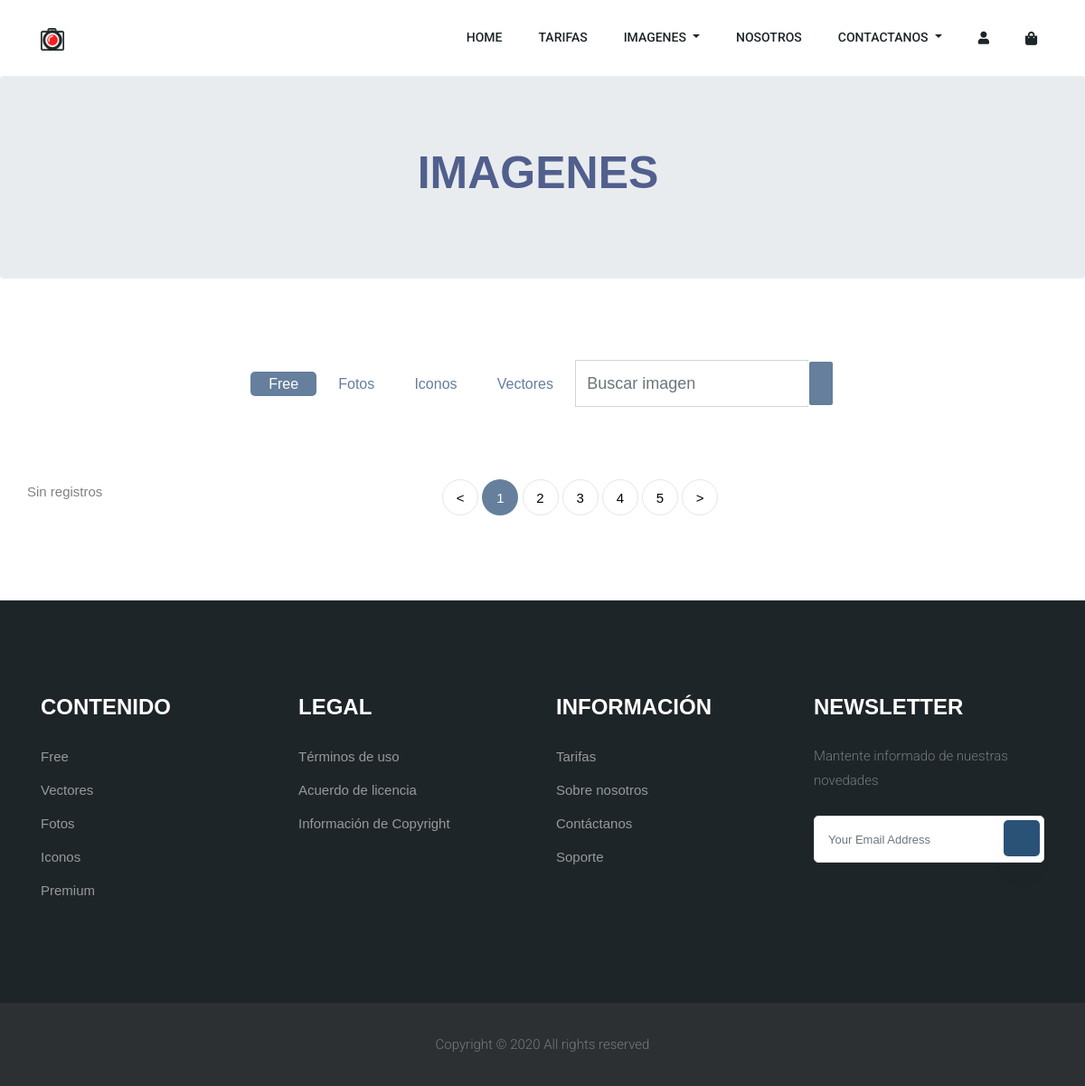
The app's page /WebPageCode/shop.php, older data.
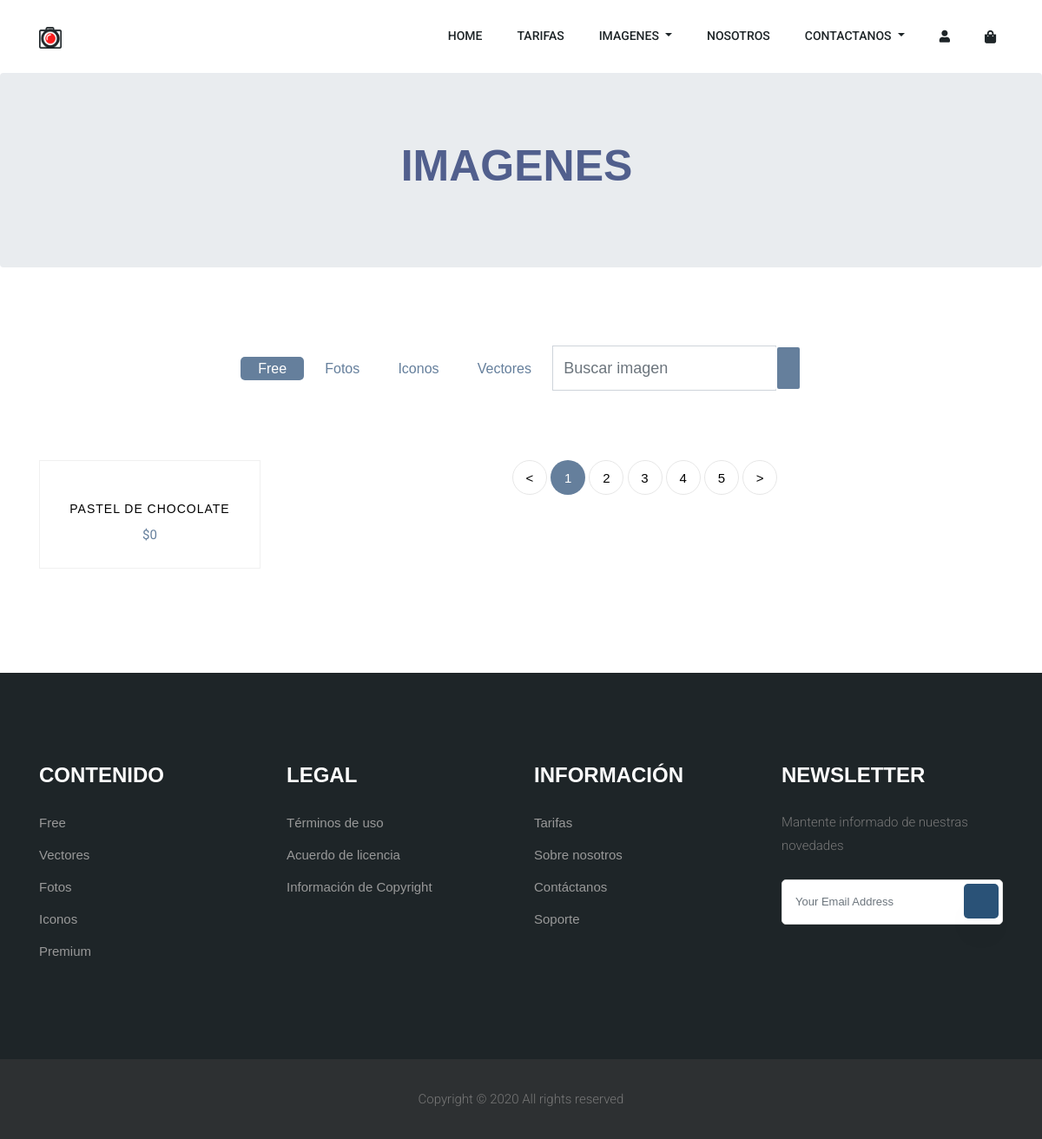
The same page, newer data.
### tables this page shows
CREATE TABLE `producto` (
  `Id_Producto` int(11) NOT NULL,
  `Nombre_Producto` varchar(45) NOT NULL,
  `Descr_Producto` varchar(45) NOT NULL,
  `Imagen_Producto` varchar(45) NOT NULL,
  `Vistas` int(11) NOT NULL,
  `Calificacion` int(11) NOT NULL,
  `Precio` float NOT NULL
);

### WebPageCode/shop.php (the view, shortened to what this page needs)
<?php
  $con=conectarBD();
?>
<!DOCTYPE html>
<html lang="en">
<head>
    <link rel="stylesheet" href="css/bootstrap.min.css">
    <link rel="stylesheet" href="css/animate.css">
    <link rel="stylesheet" href="css/owl.carousel.min.css">
    <link rel="stylesheet" href="css/all.css">
    <link rel="stylesheet" href="css/flaticon.css">
    <link rel="stylesheet" href="css/themify-icons.css">
    <link rel="stylesheet" href="css/swiper.min.css">
    <link rel="stylesheet" href="css/magnific-popup.css">
    <link rel="stylesheet" href="css/slick.css">
    <link rel="stylesheet" href="css/style.css">
</head>
<body>
    <?php include('header.php'); ?>
     <section class="breadcrumb breadcrumb_bg">
        <div class="container">
            <div class="row">
                <div class="col-lg-12">
                    <div class="breadcrumb_iner text-center">
                        <div class="breadcrumb_iner_item">
                            <h2>Imagenes <span></span></h2>
                        </div>
                    </div>
                </div>
            </div>
        </div>
    </section>
    <section class="ftco-section">
    	<div class="container">
    		<div class="row justify-content-center">
    			<div class="col-md-10 mb-5 text-center">
    				<ul class="product-category">
    					<li><a href="#" class="active">Free</a></li>
    					<li><a href="#">Fotos</a></li>
    					<li><a href="#">Iconos</a></li>
    					<li><a href="#">Vectores</a></li>
              <li> <form action="buscador.php" method="POST">
        <div class="form-group">
        <div class="input-group ">
        <input type="text" class="form-control" name="busqueda" placeholder='Buscar imagen'
            onfocus="this.placeholder = ''"
            onblur="this.placeholder = 'Buscar imagen'">
         <div class="input-group-append">
            <button class="button rounded-1 primary-bg text-white  btn_1"
            type="submit"> <i class="ti-search"></i> </button>
        </div>
        </div>
        </div>
    </form>
            </li>
    				</ul>
    			</div>
    		</div>
    		<div class="row">
				<?php
                  $consulta="SELECT * FROM producto";
                  $ejecutarConsulta= mysqli_query($con, $consulta);
                  $verFilas=mysqli_num_rows($ejecutarConsulta);
                  $fila=mysqli_fetch_array($ejecutarConsulta);
                  if(!$ejecutarConsulta)
                  {
                    echo "Error en la consulta";
                  }
                  else{
                    if($verFilas<1)
                    {
                      echo "<tr><td>Sin registros</td></tr>";
                    }else{
                      for($i=0; $i<=$fila;$i++){
                        echo
						'
						<div class="col-md-6 col-lg-3 ftco-animate">
    					<div class="product">
    					<a href="#" class="img-prod"><img class="img-fluid" src="'.$fila[3].'" alt="Colorlib Template">
    					<div class="overlay"></div>
    					</a>
    					<div class="text py-3 pb-4 px-3 text-center">
    						<h3><a href="image.php?producto='.$fila[0].'">'.$fila[1].'</a></h3>
    						<div class="d-flex">
    							<div class="pricing">
		    						<p class="price"><span class="price-sale">$'.$fila[6].'</span></p>
		    					</div>
	    					</div>
	    					<div class="bottom-area d-flex px-3">
	    						<div class="m-auto d-flex">
	    							<a href="image.php?producto='.$fila[0].'" class="add-to-cart d-flex justify-content-center align-items-center text-center">
	    								<span><i class="ion-ios-menu"></i></span>
	    							</a>
	    							<a href="car.php" class="buy-now d-flex justify-content-center align-items-center mx-1">
	    								<span><i class="ion-ios-cart"></i></span>
	    							</a>
	    							<a href="wishlist.php" class="heart d-flex justify-content-center align-items-center ">
	    								<span><i class="ion-ios-heart"></i></span>
	    							</a>
    							</div>
    						</div>
    					</div>
    				</div>
    			</div>
                        ';
                        $fila=mysqli_fetch_array($ejecutarConsulta);
                      }
                    }
                  }
                  ?>
          <div class="col text-center">
            <div class="block-27">
              <ul >
                <li><a href="#">&lt;</a></li>
                <li class="active"><span>1</span></li>
                <li class=""><span>2</span></li>
                <li class=""><span>3</span></li>
                <li class=""><span>4</span></li>
                <li class=""><span>5</span></li>
                <li><a href="#">&gt;</a></li>
              </ul>
            </div>
          </div>
	    </div>
    </section>
    <?php include('footer.php'); ?>
    <?php include('librerias.php'); ?>
</body>
</html>

Row changes from the older to the newer data that the page shows:
added producto: Nombre_Producto "PASTEL DE CHOCOLATE", Precio "0"
Text that changed along with them:
text no longer shown: "Sin registros"
